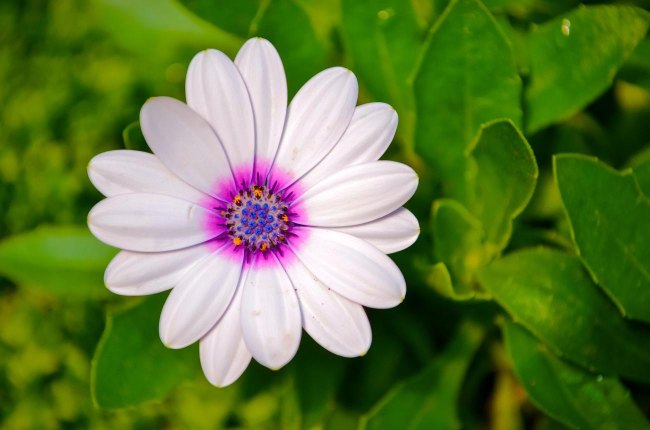
#> input picture flower.jpeg, 1299 x 860 px, found by its file name (shown at 1/2 size)
$ python exp5.py
#> lines starting #> are read from the running program, lines starting #| are printed output that depends on the picture
import cv2
import matplotlib.pyplot as plt

img = cv2.imread("flower.jpeg")
#> img is the input picture: shape (860, 1299, 3); mean B, G, R 60.4, 123.8, 99.4
img = cv2.resize(img, (500, 350))
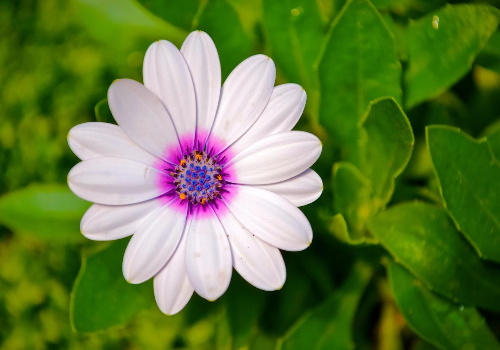
#> img: shape (350, 500, 3); mean B, G, R 60.3, 123.7, 99.3
colors = ("b", "g", "r")

for i, color in enumerate(colors):
    hist = cv2.calcHist([img], [i], None, [256], [0, 256])
    plt.plot(hist, color=color)

plt.title("Color Histogram")
plt.xlabel("Pixel Value")
plt.ylabel("Frequency")
plt.show()
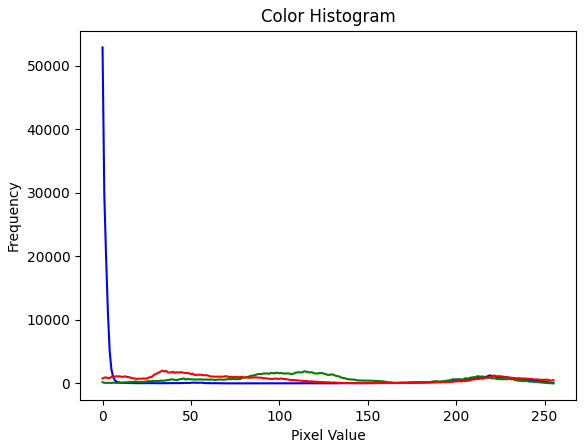
#> figure drawn by matplotlib, 1 panel; curve peaks at x = 0, y = 52865; curve peaks at x = 114, y = 1927; curve peaks at x = 34, y = 2017
